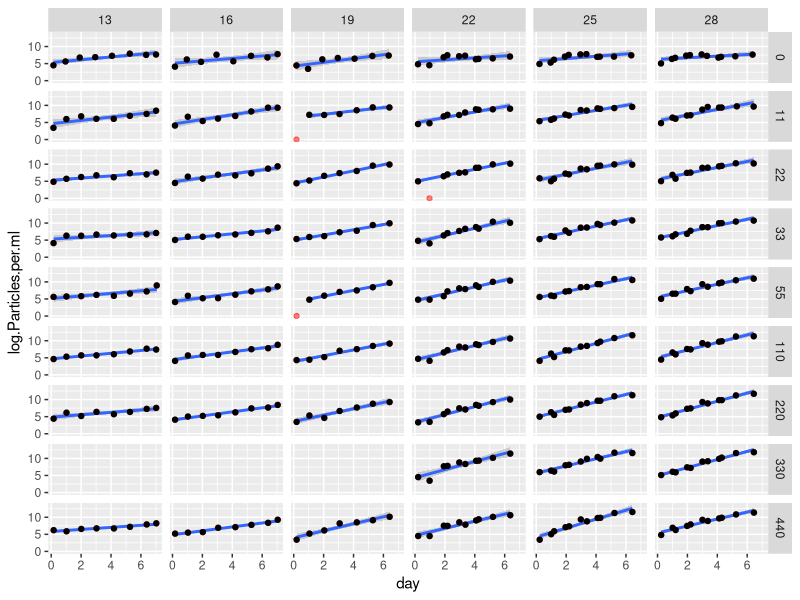
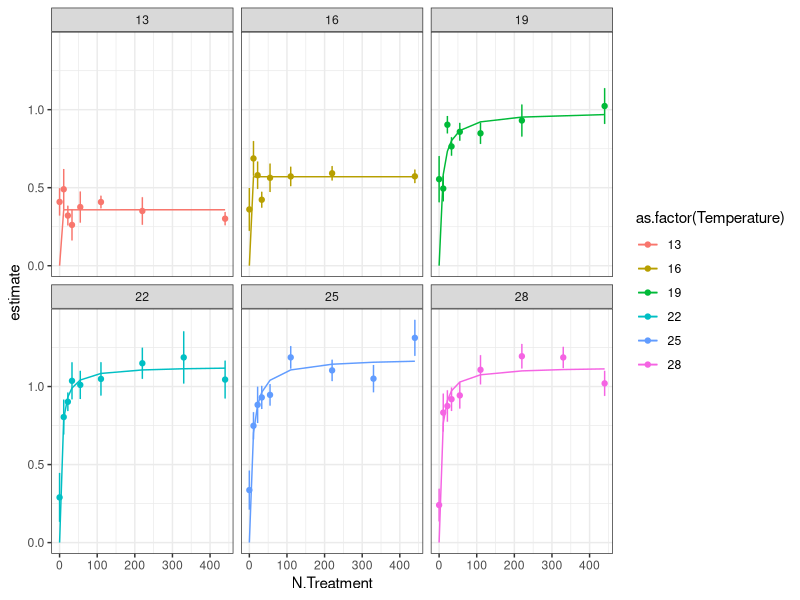
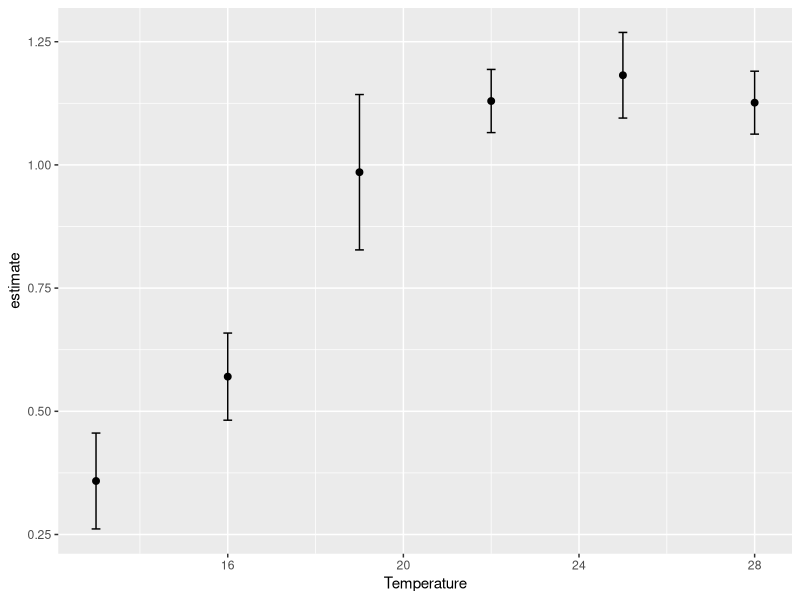
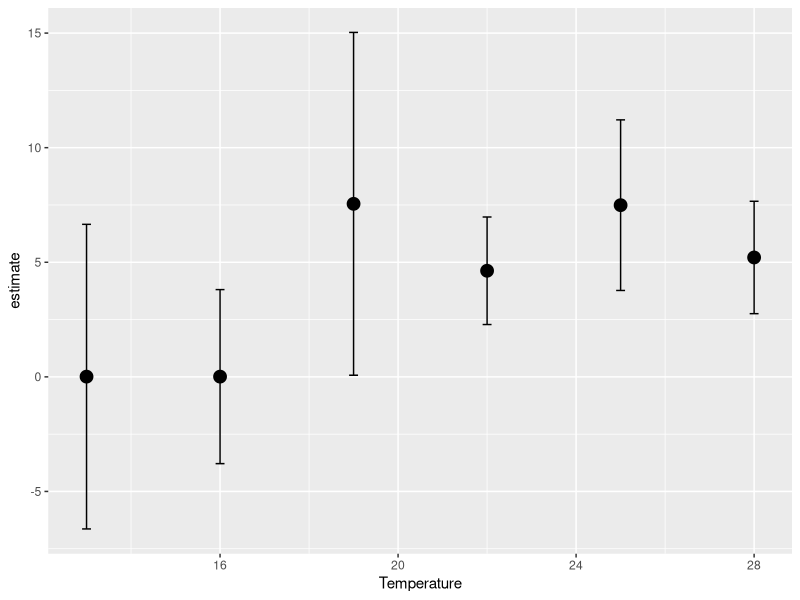
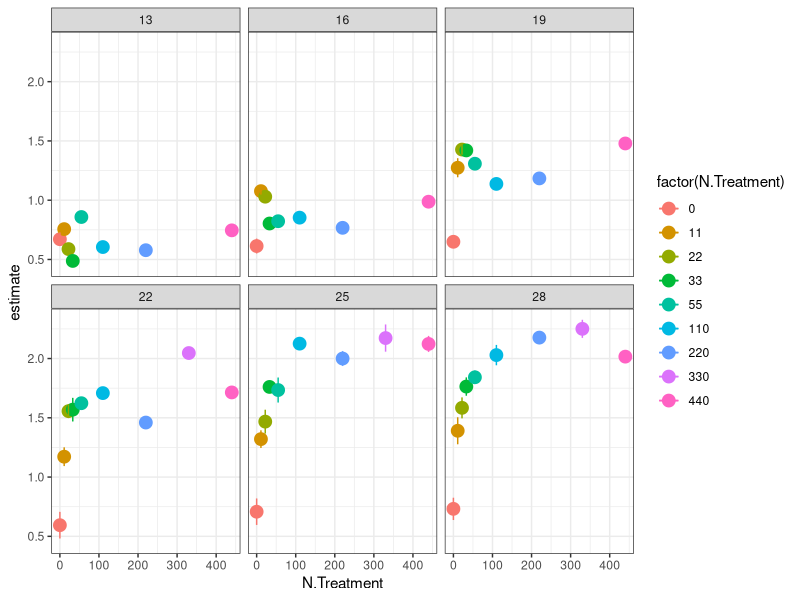
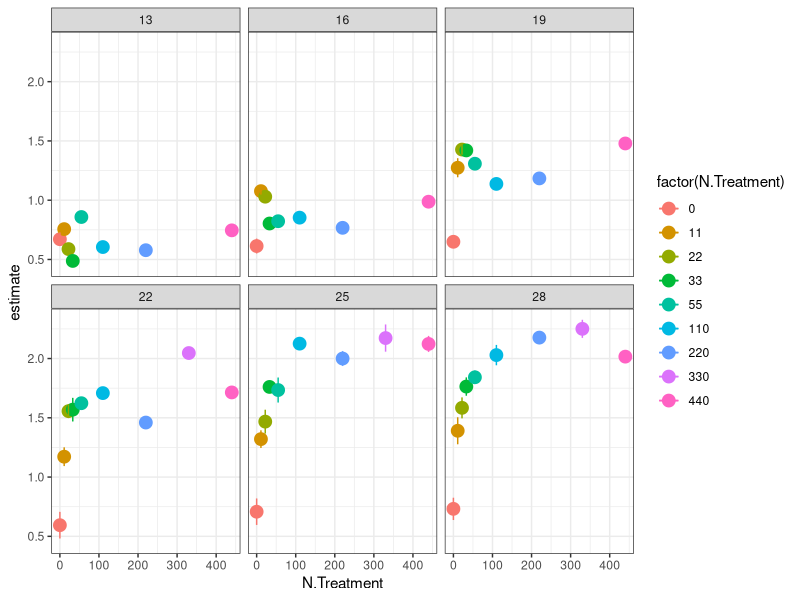

Source code (R) for these figures, in order: (Note: this script raises an error after producing the figures.)
library(tidyverse)
library(broom)
library(minpack.lm)
library(purrr)
library(stringr)

AC <- read_csv("data/monod_data/AC_15_08_17.csv")

#take raw data, add actual N concentrations
ACN<- AC %>% 	
  mutate(day = Hours.since.Innoc/24) %>% 
  mutate(log.Particles.per.ml = log(Particles.per.ml+1)) %>% 	
  mutate(N.Treatment = str_replace(N.Treatment, "1", "11")) %>%
  mutate(N.Treatment = str_replace(N.Treatment, "2", "22")) %>% 
  mutate(N.Treatment = str_replace(N.Treatment, "3", "33")) %>%
  mutate(N.Treatment = str_replace(N.Treatment, "4", "55")) %>%
  mutate(N.Treatment = str_replace(N.Treatment, "5", "110")) %>%
  mutate(N.Treatment = str_replace(N.Treatment, "6", "220")) %>%
  mutate(N.Treatment = str_replace(N.Treatment, "7", "330")) %>%
  mutate(N.Treatment = str_replace(N.Treatment, "8", "440")) %>%  
  mutate(N.Treatment = str_replace(N.Treatment, "1105", "55")) %>% 
  mutate(N.Treatment = as.numeric(N.Treatment))


#filter out data where K seems to have been reaACed beyond the variability expected by noise (quite arbitrary)
ACfiltered<- AC %>% 
  mutate(day = Hours.since.Innoc/24) %>% 
  mutate(log.Particles.per.ml = log(Particles.per.ml+1)) %>% 	
  filter(log.Particles.per.ml>2.5) %>%
  filter(  Temperature == 13 & N.Treatment == 8 & day<8 |
           Temperature == 13 & N.Treatment == 7 & day<8|
           Temperature == 13 & N.Treatment == 6 & day<8| 
           Temperature == 13 & N.Treatment == 5 & day<8|
           Temperature == 13 & N.Treatment == 4 & day<8|
           Temperature == 13 & N.Treatment == 3 & day<8 |
           Temperature == 13 & N.Treatment == 2 & day<8|
           Temperature == 13 & N.Treatment == 1 & day<8 |
           Temperature == 13 & N.Treatment == 0 & day<8|
           Temperature == 16 & N.Treatment == 8 & day<8|
           Temperature == 16 & N.Treatment == 7 & day<8|
           Temperature == 16 & N.Treatment == 6 & day<8| 
           Temperature == 16 & N.Treatment == 5 & day<8|
           Temperature == 16 & N.Treatment == 4 & day<8|
           Temperature == 16 & N.Treatment == 3 & day<8|
           Temperature == 16 & N.Treatment == 2 & day<8|
           Temperature == 16 & N.Treatment == 1 & day<8 |
           Temperature == 16 & N.Treatment == 0 & day<8|
           Temperature == 19 & N.Treatment == 8 & day<8|
           Temperature == 19 & N.Treatment == 7 & day<8|
           Temperature == 19 & N.Treatment == 6 & day<8| 
           Temperature == 19 & N.Treatment == 5 & day<8|
           Temperature == 19 & N.Treatment == 4 & day<8 |
           Temperature == 19 & N.Treatment == 3 & day<8 |
           Temperature == 19 & N.Treatment == 2 & day<8 |
           Temperature == 19 & N.Treatment == 1 & day<8 |
           Temperature == 19 & N.Treatment == 0 & day<8|
           Temperature == 22 & N.Treatment == 8 & day<8 |
           Temperature == 22 & N.Treatment == 7 & day<8 |
           Temperature == 22 & N.Treatment == 6 & day<8 | 
           Temperature == 22 & N.Treatment == 5 & day<8 |
           Temperature == 22 & N.Treatment == 4 & day<8 |
           Temperature == 22 & N.Treatment == 3 & day<8 |
           Temperature == 22 & N.Treatment == 2 & day<8 |
           Temperature == 22 & N.Treatment == 1 & day<8 |
           Temperature == 22 & N.Treatment == 0 & day<8|
           Temperature == 25 & N.Treatment == 8 & day<8 |
           Temperature == 25 & N.Treatment == 7 & day<8 |
           Temperature == 25 & N.Treatment == 6 & day<8 | 
           Temperature == 25 & N.Treatment == 5 & day<8 |
           Temperature == 25 & N.Treatment == 4 & day<8 |
           Temperature == 25 & N.Treatment == 3 & day<8 |
           Temperature == 25 & N.Treatment == 2 & day<8 |
           Temperature == 25 & N.Treatment == 1 & day<8 |
           Temperature == 25 & N.Treatment == 0 & day<8|
           Temperature == 28 & N.Treatment == 8 & day<8 |
           Temperature == 28 & N.Treatment == 7 & day<8 |
           Temperature == 28 & N.Treatment == 6 & day<8 | 
           Temperature == 28 & N.Treatment == 5 & day<8 |
           Temperature == 28 & N.Treatment == 4 & day<8 |
           Temperature == 28 & N.Treatment == 3 & day<8 |
           Temperature == 28 & N.Treatment == 2 & day<8 |
           Temperature == 28 & N.Treatment == 1 & day<8 |
           Temperature == 28 & N.Treatment == 0 & day<8)


#take filtered data, add actual N concentrations, plot monod curves
ACfilteredN<- ACfiltered %>% 	
  mutate(N.Treatment = str_replace(N.Treatment, "1", "11")) %>%
  mutate(N.Treatment = str_replace(N.Treatment, "2", "22")) %>% 
  mutate(N.Treatment = str_replace(N.Treatment, "3", "33")) %>%
  mutate(N.Treatment = str_replace(N.Treatment, "4", "55")) %>%
  mutate(N.Treatment = str_replace(N.Treatment, "5", "110")) %>%
  mutate(N.Treatment = str_replace(N.Treatment, "6", "220")) %>%
  mutate(N.Treatment = str_replace(N.Treatment, "7", "330")) %>%
  mutate(N.Treatment = str_replace(N.Treatment, "8", "440")) %>%  
  mutate(N.Treatment = str_replace(N.Treatment, "1105", "55")) %>% 
  mutate(N.Treatment = as.numeric(N.Treatment))

write_csv(ACfilteredN,"data-processed/ACfilteredN.csv")

#fit just lm
ACfilteredN %>%
  ggplot(aes(y=log.Particles.per.ml, x=day))  +
  facet_grid(N.Treatment~Temperature) +
  stat_smooth(method=lm) +
  geom_point(data=ACN, color="red", alpha=0.5) + geom_point()

lmfits<-ACfilteredN %>%
  group_by(N.Treatment, Temperature) %>%
  do(tidy(lm(log.Particles.per.ml~day, data=.)))

#fit monod curve
AC_ks_umax<-lmfits %>%
  filter(term=="day")  %>%
  #filter(N.Treatment!=0) %>%
  group_by(Temperature) %>% 
  mutate(r_estimate=estimate) %>% 
  do(tidy(nls(r_estimate ~ umax* (N.Treatment / (ks+ N.Treatment)),
              data= .,  start=list(ks = 1, umax = 1), algorithm="port", lower=list(c=0.01, d=0),
              control = nls.control(maxiter=500, minFactor=1/204800000))))


AC_ks_umax_pred<-lmfits %>%
  filter(term=="day")  %>%
  #filter(N.Treatment!=0) %>%
  group_by(Temperature) %>% 
  mutate(r_estimate=estimate) %>% 
  do(augment(nls(r_estimate ~ umax* (N.Treatment / (ks+ N.Treatment)),
                 data= .,  start=list(ks = 1, umax = 1), algorithm="port", lower=list(c=0.01, d=0),
                 control = nls.control(maxiter=500, minFactor=1/204800000))))

#plot monod curve
lmfits %>%
  filter(term=="day")  %>%
  ggplot(aes(x=N.Treatment, y=estimate, color=as.factor(Temperature))) + geom_point() +
  geom_errorbar(aes(ymin=estimate-std.error, ymax=estimate+std.error), width=.2) + theme_bw() +
  geom_line(data=AC_ks_umax_pred, aes(x=N.Treatment, y=.fitted)) +
  facet_wrap(~Temperature)


AC_ks_umax %>%
  filter(term=="umax") %>%
  ggplot(aes(x = Temperature, y = estimate)) + geom_point(size = 2) +
  geom_errorbar(aes(ymin=estimate-std.error, ymax=estimate+std.error), width=.2)

AC_ks_umax %>%
  filter(term=="ks") %>%
  ggplot(aes(x = Temperature, y = estimate)) + geom_point(size = 4) +
  geom_errorbar(aes(ymin=estimate-std.error, ymax=estimate+std.error), width=.2)


# previous coding working in non-logged data, fitting exponential curve

ACfilteredN %>% 
  group_by(Temperature, N.Treatment) %>% 
  do(tidy(nls(Particles.per.ml ~ 75 * (1+a)^(day),
              data= .,  start=list(a=0.01),
              control = nls.control(maxiter=100, minFactor=1/204800000)))) %>% 
  ungroup() %>% 
  ggplot(aes(x = N.Treatment, y = estimate, color = factor(N.Treatment))) + geom_point(size = 4) +
  geom_line() + theme_bw() + facet_wrap( ~ Temperature) + 
  geom_errorbar(aes(ymin=estimate-std.error, ymax=estimate+std.error), width=.1) 
ggsave("figures/AC_monod_curves.png")

AC_r <- ACfilteredN %>% 
  group_by(Temperature, N.Treatment) %>% 
  do(tidy(nls(Particles.per.ml ~ 75 * (1+a)^(day),
              data= .,  start=list(a=0.01),
              control = nls.control(maxiter=100, minFactor=1/204800000)))) 

write_ACv(AC_r, "data-processed/fitted_r_AC_from_2015.ACv")


ACfilteredN %>% 
  group_by(Temperature, N.Treatment) %>% 
  do(tidy(nls(Particles.per.ml ~ 75 * (1+a)^(day),
              data= .,  start=list(a=0.01),
              control = nls.control(maxiter=100, minFactor=1/204800000)))) %>% 
  ggplot(aes(x = Temperature, y = estimate, color = factor(Temperature))) + geom_point(size = 1) +
  geom_line() + theme_bw() + facet_wrap( ~ N.Treatment) + 
  geom_errorbar(aes(ymin=estimate-std.error, ymax=estimate+std.error), width=.1) 
ggsave("figures/AC_TPC_by_nitrate_curves.png")



#set up the bootstrapping
for (j in c(13, 16, 19, 22, 25, 28)){
  for (k in c(0, 11, 22, 33, 55, 110, 220, 440)){
    test<-subset(ACfilteredN, ACfilteredN$Temperature==j & ACfilteredN$N.Treatment==k)
    boot_r<-1:100
    for(i in 1:100){
      mod<-sample_n(test, length(test$day)-1) %>% #take a sample of 1 - total # of days
        do(tidy(nls(Particles.per.ml ~ 75 * (1+a)^(day),
                    data= .,  start=list(a=0.01),
                    control = nls.control(maxiter=100, minFactor=1/204800000))))
      boot_r[i]<-mod$estimate
      name<-data.frame(a=boot_r, Temperature=test$Temperature[1], N.Treatment=test$N.Treatment[1], run=1:100)
      assign(paste("ACboot_r_unique", test$Temperature[1], test$N.Treatment[1], sep ="_"), name)
    }
  }
}

# bind all of the objects that start with boot_r_unique_!
AC_unique_boots<-do.call("rbind", mget(ls(pattern="ACboot_r_unique"))) %>%
  select(a, Temperature, N.Treatment, run) %>%
  mutate(Species="AC")

write_csv(as.data.frame(AC_unique_boots), "data-processed/AC_unique_boots.csv")

dim(AC_unique_boots)

#plot the bootstrapped data - monod
AC_unique_boots %>% 
  group_by(Temperature, N.Treatment) %>% 
  ggplot(aes(x = N.Treatment, y = a, color = factor(N.Treatment))) + geom_point(size = 2) +
  geom_line() + theme_bw() + facet_wrap( ~ Temperature) + 
  stat_summary(mapping = aes(x = N.Treatment, y = a),
               fun.ymin = function(z) { quantile(z,0.05) },
               fun.ymax = function(z) { quantile(z,0.95) },
               fun.y = median, pch=1, size = 0.5, colour="black")
ggsave("figures/AC_monod_bootstrap.png")

#fit monod curve to each bootstrap
AC_ks_umax_boot<-AC_unique_boots %>%
  filter(N.Treatment!=0) %>%
  group_by(Temperature, run) %>% 
  mutate(r_estimate=a) %>% 
  do(tidy(nls(r_estimate ~ umax* (N.Treatment / (ks+ N.Treatment)),
              data= .,  start=list(ks = 1, umax = 1), algorithm="port", lower=list(c=0, d=0),
              control = nls.control(maxiter=500, minFactor=1/204800000))))
write_csv(AC_ks_umax_boot, "data-processed/AC_ks_umax_boot.csv")


#plot monod curves with fitted line
AC_ks_umax_fitted<-AC_unique_boots %>%
  filter(N.Treatment!=0) %>%
  group_by(Temperature, run) %>% 
  mutate(r_estimate=a) %>% 
  do(augment(nls(r_estimate ~ umax* (N.Treatment / (ks+ N.Treatment)),
                 data= .,  start=list(ks = 1, umax = 1), algorithm="port", lower=list(c=0, d=0),
                 control = nls.control(maxiter=100, minFactor=1/204800000))))

AC_unique_boots %>% 
  group_by(Temperature) %>% 
  filter(N.Treatment!=0) %>%
  ggplot(aes(x = N.Treatment, y = a, color = factor(N.Treatment))) + geom_point(size = 2) +
  theme_bw() + facet_wrap( ~ Temperature) + 
  geom_line(data=AC_ks_umax_fitted, aes(x=N.Treatment, y=.fitted, color=as.factor(run))) 
ggsave("figures/AC_monod_fitted_bootstrapped.png")
#Joey - can you help make this nice?

#get range of ks and umax for each temp
AC_summ_ks_umax<-AC_ks_umax_boot %>%
  #filter(term=="ks") %>% 
  group_by(Temperature, term) %>% 
  summarize(., mn=median(estimate), uci=quantile(estimate, 0.95), lci=quantile(estimate, 0.05))

AC_summ_ks_umax %>%
  ggplot(aes(x = Temperature, y = mn)) + geom_point(size = 2) +
  facet_wrap( ~ term, scales = "free") +
  geom_errorbar(aes(ymin=lci, ymax=uci), width=.2)
ggsave("figures/AC_ks_umax_boot.png")

#
#
#
# previous doce working in linear data...
ACfilteredN %>% 
  #filter(day>0.5) %>% 
  mutate(Particles.per.ml = log(Particles.per.ml + 1)) %>% 
  ggplot(data = ., aes(x = day, y = Particles.per.ml, color = factor(N.Treatment))) + geom_point() +
  facet_wrap( ~ Temperature, scales = "free") + geom_line() + 
  geom_smooth(method=lm, se=FALSE) 


linear_r<-ACfilteredN %>% 
  mutate(Particles.per.ml = log(Particles.per.ml+1)) %>% 
  #filter(day>0.5) %>% 
  group_by(N.Treatment, Temperature) %>% 
  do(tidy(lm(Particles.per.ml ~ day, data=.))) 


#plot monod curves with error
linear_r %>% 
  filter(term=="day") %>% 
  ggplot(aes(x = N.Treatment, y = estimate, color = factor(N.Treatment))) + geom_point(size = 4) +
  theme_bw() + facet_wrap( ~ Temperature) + 
  geom_errorbar(aes(ymin=estimate-std.error, ymax=estimate+std.error), width=.2)

write_csv(linear_r, "data-processed/AC_r_lm.csv")
ggsave("figures/AC_monod_curves.png")

#plot linear fit over raw data
linear_r_aug<- ACfilteredN %>% 
  mutate(Particles.per.ml = log(Particles.per.ml+1)) %>% 
  #filter(day>0.5) %>% 
  group_by(N.Treatment, Temperature) %>% 
  do(augment(lm(Particles.per.ml ~ day, data=.))) 

ACN %>% 
  mutate(Particles.per.ml = log(Particles.per.ml+1)) %>% 
  #filter(N.Treatment==440) %>% 
  ggplot(data = ., aes(x = day, y = Particles.per.ml, color = factor(N.Treatment))) + 
  geom_point() +
  facet_wrap( ~ Temperature, scales = "free") + geom_line() + 
  #geom_line(data=subset(linear_r_aug, linear_r_aug$N.Treatment==440), aes(x=day, y=.fitted, colour=factor(N.Treatment)))
  geom_line(data=linear_r_aug, aes(x=day, y=.fitted, colour=factor(N.Treatment)))

ggsave("figures/AC_linear_R_fits.png")

#fitting monod curve -------
AC_r_lm<-read_csv("data-processed/AC_r_lm.csv") #read in the data

AC_ks_umax<-AC_r_lm %>%
  filter(N.Treatment!=0) %>%
  filter(term=="day") %>% 
  group_by(Temperature) %>% 
  mutate(r_estimate=estimate) %>% 
  do(tidy(nls(r_estimate ~ umax* (N.Treatment / (ks+ N.Treatment)),
              data= .,  start=list(ks = 0.001, umax = 0.01), algorithm="port", lower=list(c=0, d=0),
              control = nls.control(maxiter=100, minFactor=1/204800000))))
write_csv(AC_ks_umax, "data-processed/AC_ks_umax.csv")

AC_ks_umax_fitted<-AC_r_lm %>%
  filter(N.Treatment!=0) %>%
  filter(term=="day") %>% 
  group_by(Temperature) %>% 
  mutate(r_estimate=estimate) %>% 
  do(augment(nls(r_estimate ~ umax* (N.Treatment / (ks+ N.Treatment)),
                 data= .,  start=list(ks = 0.001, umax = 0.01), algorithm="port", lower=list(c=0, d=0),
                 control = nls.control(maxiter=100, minFactor=1/204800000))))

#plot monod curves with fitted line
linear_r %>% 
  filter(term=="day") %>% 
  filter(N.Treatment!=0) %>%
  ggplot(aes(x = N.Treatment, y = estimate, color = factor(N.Treatment))) + geom_point(size = 4) +
  theme_bw() + facet_wrap( ~ Temperature) + 
  geom_errorbar(aes(ymin=estimate-std.error, ymax=estimate+std.error), width=.2) + 
  geom_line(data=AC_ks_umax_fitted, aes(x=N.Treatment, y=.fitted), color=1) 


#stat_function(fun = function(x) test$umax[3]*(x / (test$ks[3]+ x)))
#joey please help me draw line from a dataframe that parse out over plots by temperature

AC_ks_umax %>%
  filter(term=="umax") %>%
  ggplot(aes(x = Temperature, y = estimate)) + geom_point(size = 2) +
  geom_errorbar(aes(ymin=estimate-std.error, ymax=estimate+std.error), width=.2)

AC_ks_umax %>%
  filter(term=="ks") %>%
  ggplot(aes(x = Temperature, y = estimate)) + geom_point(size = 4) +
  geom_errorbar(aes(ymin=estimate-std.error, ymax=estimate+std.error), width=.2)


# plot R-star ------------
#R* = mKs / umax - m
#
#set m at 0.1
AC_umax<- AC_ks_umax %>%
  filter(term=="umax") 
AC_ks<- AC_ks_umax %>%
  filter(term=="ks") 
m<-rep(0.1, 6)
AC_umax$rstar<-m * AC_ks$estimate / (AC_umax$estimate - m)
AC_umax %>%
  ggplot(aes(x = Temperature, y = rstar)) + geom_point(size = 4) 

#next redo this by pulling 1000 iterations from umax and k estimates with norm dist with se
#write a function to draw random numbers with a boundary of 0:
rtnorm <- function(n, mean, sd, a = -Inf, b = Inf){
  qnorm(runif(n, pnorm(a, mean, sd), pnorm(b, mean, sd)), mean, sd)
}

AC_rstar_norm_summ<-data.frame(median=1:6, lci=1:6, uci=1:6, Temperature=AC_ks$Temperature)
for(i in 1:length(TT_umax$estimate)){
  rstar_norm<-(rtnorm(n=100, mean=AC_ks$estimate[i], sd=AC_ks$std.error[i], a=0, b=Inf)*m)/
    (rnorm(100, mean=AC_umax$estimate[i], sd=AC_umax$std.error[i])-m)
  AC_rstar_norm_summ[i,c(1:3)]<-quantile(rstar_norm, c(0.5, 0.05, 0.95))
}
write_csv(AC_rstar_norm_summ, "data-processed/AC_rstar.csv")

with(AC_rstar_norm_summ, plot(median~Temperature, ylim=c(0, max(uci)*1.2), ylab="R star, uM", las=1))
with(AC_rstar_norm_summ, segments(Temperature, lci, 
                                  Temperature, uci))
